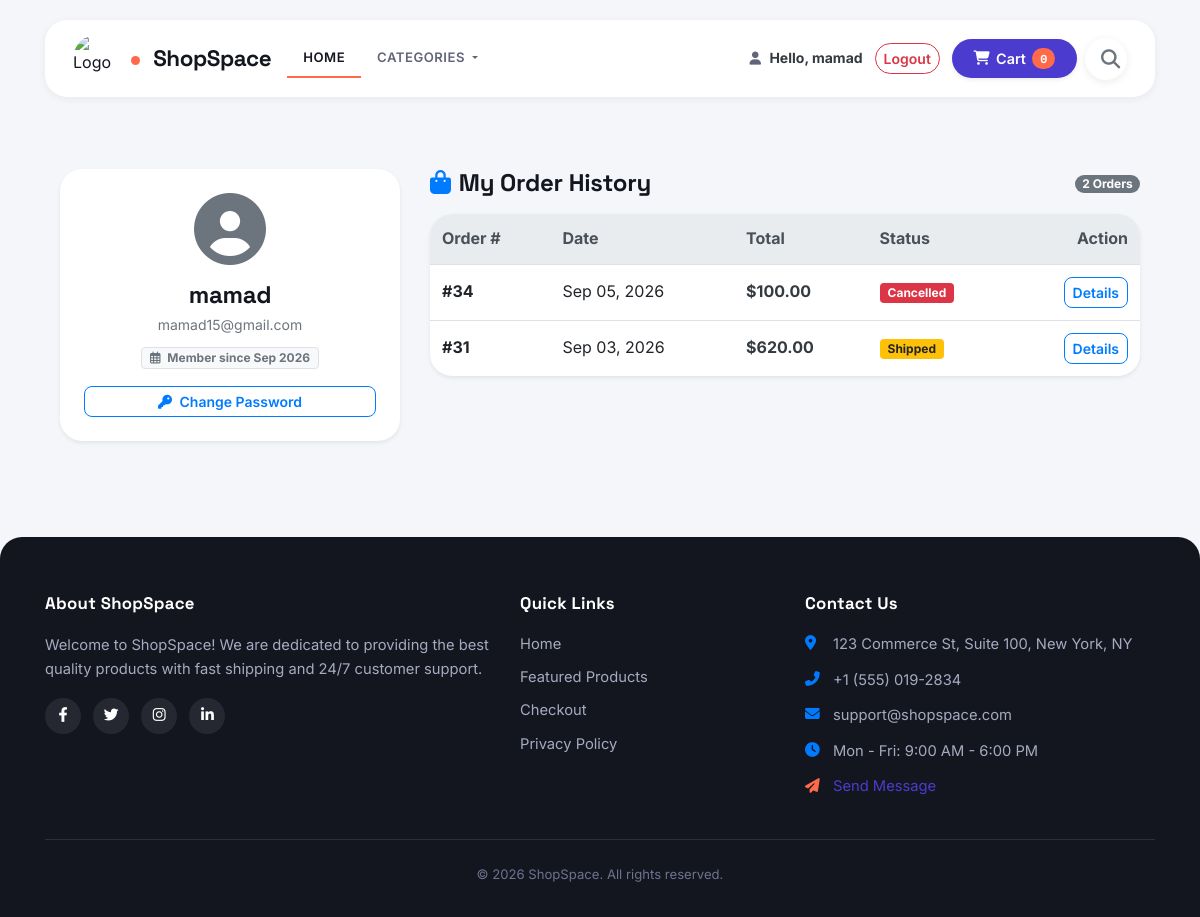
The page /useraccounts/profile/ (signed in) on the database its author committed.
### shop/models.py (models this page shows, shortened)
class Order(models.Model):
    STATUS_CHOICES = (
        ('Pending', 'Pending'),
        ('Processing', 'Processing'),
        ('Shipped', 'Shipped'),
        ('Delivered', 'Delivered'),
        ('Cancelled', 'Cancelled'),
    )
    user = models.ForeignKey(
        settings.AUTH_USER_MODEL,
        on_delete=models.SET_NULL,
        null=True,
        blank=True,
        related_name='orders'
    )
    items = models.CharField(max_length=1000)
    name = models.CharField(max_length=200)
    email = models.EmailField()
    phone_num = models.CharField(null=False, blank=False, max_length= 15, default="")
    address = models.CharField(max_length=1000)
    city = models.CharField(max_length=200)
    state = models.CharField(max_length=200)
    zip_code = models.CharField(max_length=100)
    total_price = models.DecimalField(
        max_digits=10, decimal_places=2, default=0.00
    )
    status = models.CharField(max_length=20, choices=STATUS_CHOICES, default='Pending')
    created_at = models.DateTimeField(default=timezone.now)

### useraccounts/views.py (the view)
# urls.py: path('profile/', views.profile_view, name='profile'),
@login_required
def profile_view(request):
    user_orders = request.user.orders.all().order_by('-created_at')
    return render(request, 'useraccounts/profile.html', {
        'orders': user_orders
    })

### useraccounts/templates/useraccounts/profile.html (shortened to what this page needs)
{% extends "shop/base.html" %}
{% block content %}
<div class="container my-5">
    <div class="row">
        <div class="col-lg-4 mb-4">
            <div class="card border-0 shadow-sm mb-4">
                <div class="card-body text-center p-4">
                    <i class="fas fa-user-circle text-secondary mb-3" style="font-size: 4.5rem;"></i>
                    <h4 class="font-weight-bold mb-1">{{ user.first_name|default:user.username }}</h4>
                    <p class="text-muted mb-2 small">{{ user.email }}</p>
                    <div class="mb-3">
                        <span class="badge badge-light text-muted border px-2 py-1">
                            <i class="far fa-calendar-alt mr-1"></i> Member since {{ user.date_joined|date:"M Y" }}
                        </span>
                    </div>
                    <a href="{% url 'useraccounts:password_change' %}" class="btn btn-outline-primary btn-sm btn-block">
                        <i class="fas fa-key mr-1"></i> Change Password
                    </a>
                </div>
            </div>
        </div>
        <div class="col-lg-8">
            <div class="d-flex align-items-center justify-content-between mb-3">
                <h4 class="font-weight-bold mb-0">
                    <i class="fas fa-shopping-bag mr-2 text-primary"></i>My Order History
                </h4>
                {% if orders %}
                    <span class="badge badge-pill badge-secondary">{{ orders|length }} Orders</span>
                {% endif %}
            </div>
            {% if orders %}
                <div class="card border-0 shadow-sm">
                    <div class="table-responsive">
                        <table class="table table-hover align-middle mb-0">
                            <thead class="thead-light">
                                <tr>
                                    <th class="border-0">Order #</th>
                                    <th class="border-0">Date</th>
                                    <th class="border-0">Total</th>
                                    <th class="border-0">Status</th>
                                    <th class="border-0 text-right">Action</th>
                                </tr>
                            </thead>
                            <tbody>
                                {% for order in orders %}
                                <tr>
                                    <td class="font-weight-bold align-middle">#{{ order.id }}</td>
                                    <td class="align-middle">{{ order.created_at|date:"M d, Y" }}</td>
                                    <td class="align-middle font-weight-bold text-dark">${{ order.total_price }}</td>
                                    <td class="align-middle">
                                        {% if order.status == 'Delivered' %}
                                            <span class="badge badge-success px-2 py-1">Delivered</span>
                                        {% elif order.status == 'Cancelled' %}
                                            <span class="badge badge-danger px-2 py-1">Cancelled</span>
                                        {% else %}
                                            <span class="badge badge-warning px-2 py-1">{{ order.status }}</span>
                                        {% endif %}
                                    </td>
                                    <td class="align-middle text-right">
                                        <a href="{% url 'useraccounts:user_order_detail' order.id %}" class="btn btn-outline-primary btn-sm">
                                            Details
                                        </a>
                                    </td>
                                </tr>
                                {% endfor %}
                            </tbody>
                        </table>
                    </div>
                </div>
            {% endif %}
        </div>
    </div>
</div>
{% endblock %}

### shop/templates/shop/base.html (shortened to what this page needs)
{% load static %}
<!DOCTYPE html>
<html lang="en">
<head>
    <link rel="stylesheet" href="https://cdn.jsdelivr.net/npm/bootstrap@4.6.2/dist/css/bootstrap.min.css">
    <link rel="stylesheet" href="{% static 'shop/index.css' %}">
    <link rel="stylesheet" href="https://cdnjs.cloudflare.com/ajax/libs/font-awesome/6.4.0/css/all.min.css">
</head>
<body>
    <div class="container">
        <div class="row">
            <div class="col-md-12">
                <nav class="navbar navbar-expand-lg navbar-light custom-navbar mb-4">
                    <img src="{% static 'shop/images/logo.jpg.jpg' %}" alt="Logo" class="logo mr-2 rounded-circle" style="width: 50px; height: 50px; object-fit: cover;">
                    <a class="navbar-brand text-primary font-weight-bold" href="{% url 'shop:index' %}">
                        ShopSpace
                    </a>
                    <div class="collapse navbar-collapse" id="navbarSupportedContent">
                        <ul class="navbar-nav mr-auto">
                            <li class="nav-item active">
                                <a class="nav-link px-3" href="{% url 'shop:index' %}">Home</a>
                            </li>
                            <li class="nav-item dropdown">
                                <a class="nav-link dropdown-toggle px-3" href="#" id="navbarDropdown" role="button" data-toggle="dropdown" aria-haspopup="true" aria-expanded="false">
                                    Categories
                                </a>
                            </li>
                        </ul>
                        <div class="d-flex align-items-center flex-wrap gap-2">
                            <ul class="navbar-nav align-items-center mr-2">
                                {% if user.is_authenticated %}
                                    <li class="nav-item d-flex align-items-center">
                                        <a class="nav-link text-dark p-0 mr-1" href="{% url 'useraccounts:profile' %}" title="View Profile">
                                            <i class="fas fa-user"></i>
                                        </a>
                                        <span class="navbar-text text-dark font-weight-bold ml-1 mr-2 small">
                                            Hello, {{ user.username }}
                                        </span>
                                    </li>
                                    <li class="nav-item">
                                        <a class="btn btn-outline-danger btn-sm mx-1" href="{% url 'useraccounts:logout' %}">Logout</a>
                                    </li>
                                {% endif %}
                            </ul>
                            <div class="mr-2">
                                <button id="cart" data-html="true" type="button" class="btn btn-primary cart-btn shadow-sm" data-container="body" data-toggle="popover" data-placement="bottom" data-content="Your cart is empty">
                                </button>
                            </div>
                            <div>
                                <form action="{% url 'shop:index' %}" method="GET" class="mb-0">
                                    <div class="search-bar-container active">
                                        <i class="fas fa-search magnifier text-secondary"></i>
                                    </div>
                                </form>
                            </div>
                        </div>
                    </div>
                </nav>
            </div>
        </div>
        {% block content %}
        {% endblock %}
    </div>
    <footer class="site-footer mt-5">
        <div class="container">
            <div class="row">
                <div class="col-lg-5 col-md-6 mb-4 mb-lg-0">
                    <h5 class="footer-heading">About ShopSpace</h5>
                    <p class="footer-text">
                        Welcome to ShopSpace! We are dedicated to providing the best quality products with fast shipping and 24/7 customer support.
                    </p>
                    <div class="social-icons mt-3">
                        <a href="#" class="social-link"><i class="fab fa-facebook-f"></i></a>
                        <a href="#" class="social-link"><i class="fab fa-twitter"></i></a>
                        <a href="#" class="social-link"><i class="fab fa-instagram"></i></a>
                        <a href="#" class="social-link"><i class="fab fa-linkedin-in"></i></a>
                    </div>
                </div>
                <div class="col-lg-3 col-md-6 mb-4 mb-lg-0">
                    <h5 class="footer-heading">Quick Links</h5>
                    <ul class="list-unstyled footer-links">
                        <li><a href="{% url 'shop:index' %}">Home</a></li>
                        <li><a href="#">Featured Products</a></li>
                        <li><a href="{% url 'shop:checkout' %}">Checkout</a></li>
                        <li><a href="#">Privacy Policy</a></li>
                    </ul>
                </div>
                <div class="col-lg-4 col-md-12">
                    <h5 class="footer-heading">Contact Us</h5>
                    <ul class="list-unstyled footer-contact">
                        <li><i class="fas fa-map-marker-alt mr-2 text-primary"></i>123 Commerce St, Suite 100, New York, NY</li>
                        <li><i class="fas fa-phone-alt mr-2 text-primary"></i>+1 (555) 019-2834</li>
                        <li><i class="fas fa-envelope mr-2 text-primary"></i>support@shopspace.com</li>
                        <li><i class="fas fa-clock mr-2 text-primary"></i>Mon - Fri: 9:00 AM - 6:00 PM</li>
                        <li><a href="{% url 'shop:contactus' %}"><i class="fas fa-paper-plane mr-2"></i>Send Message</a></li>
                    </ul>
                </div>
            </div>
            <hr class="footer-divider my-4">
            <div class="row align-items-center">
                <div class="col-md-12 text-center">
                    <p class="copyright-text mb-0">&copy; 2026 ShopSpace. All rights reserved.</p>
                </div>
            </div>
        </div>
    </footer>
</body>
</html>

### rows shown on the page
Order: id "34", created_at "Sep 05, 2026", total_price "100.00", status "Cancelled"
Order: id "31", created_at "Sep 03, 2026", total_price "620.00", status "Shipped"

### other values the page prints
{{ user.username }} "mamad"
{{ user.first_name|default:user.username }} "mamad"
{{ user.email }} "mamad15@gmail.com"
{{ user.date_joined|date:"M Y" }} "Sep 2026"
{{ orders|length }} "2"
